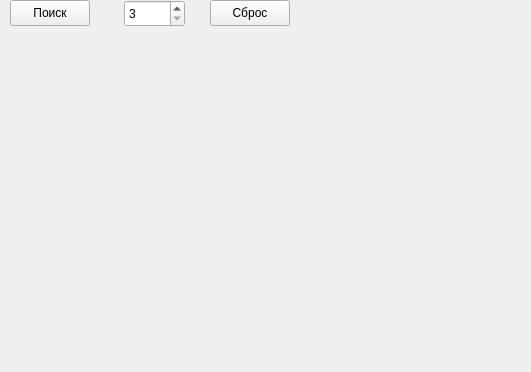
<?xml version="1.0" encoding="UTF-8"?>
<ui version="4.0">
 <class>KubLonWindow</class>
 <widget class="QWidget" name="KubLonWindow">
  <property name="geometry">
   <rect>
    <x>0</x>
    <y>0</y>
    <width>531</width>
    <height>372</height>
   </rect>
  </property>
  <property name="windowTitle">
   <string>Form</string>
  </property>
  <widget class="QPushButton" name="findBtn">
   <property name="geometry">
    <rect>
     <x>10</x>
     <y>0</y>
     <width>80</width>
     <height>26</height>
    </rect>
   </property>
   <property name="text">
    <string>Поиск</string>
   </property>
  </widget>
  <widget class="QSpinBox" name="spinBox">
   <property name="geometry">
    <rect>
     <x>124</x>
     <y>0</y>
     <width>61</width>
     <height>27</height>
    </rect>
   </property>
   <property name="minimum">
    <number>3</number>
   </property>
   <property name="maximum">
    <number>11</number>
   </property>
  </widget>
  <widget class="QPushButton" name="resetBtn">
   <property name="geometry">
    <rect>
     <x>210</x>
     <y>0</y>
     <width>80</width>
     <height>26</height>
    </rect>
   </property>
   <property name="text">
    <string>Сброс</string>
   </property>
  </widget>
 </widget>
 <resources/>
 <connections/>
</ui>
